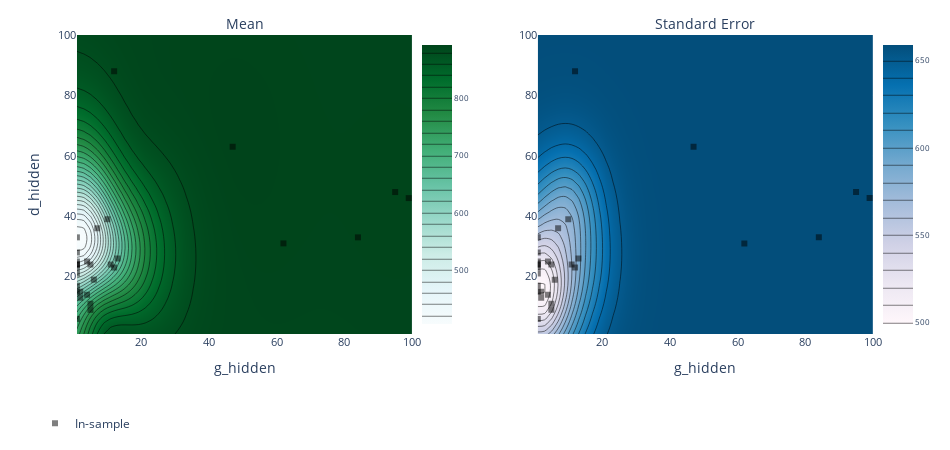
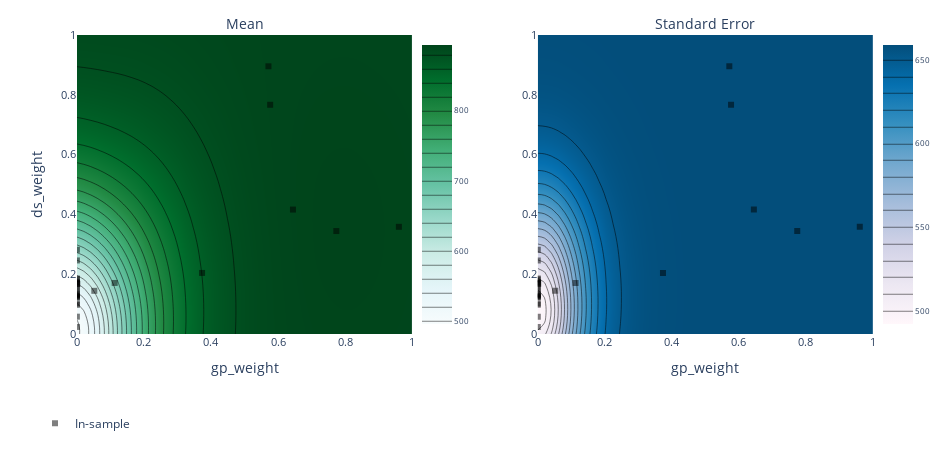
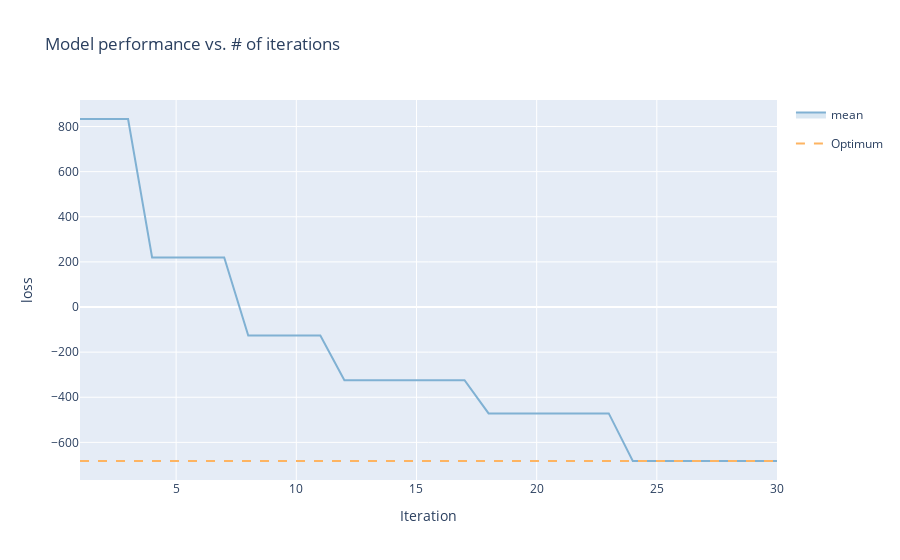

Notebook cell for these charts, in order:
### Code cell
print(f"latent_dim: {cgan.latent_dim}")
print(f"g_hidden: {cgan.g_hidden}")
print(f"d_hidden: {cgan.d_hidden}")
print(f"label_smooth: {cgan.label_smooth}")
print(f"d_dropout: {cgan.d_dropout}")
print(f"gp_weight: {cgan.gp_weight}")
print(f"ds_weight: {cgan.ds_weight}")

display(hyperopt_log(experiment))
hyperparam_plot(exp_model, "g_hidden", "d_hidden")
hyperparam_plot(exp_model, "gp_weight", "ds_weight")
performance_plot(experiment, best_vals)

### Figure 1 — Plotly figure (JSON) as saved in the notebook; plotly's stock layout.template omitted (floating-point values rounded to 4 significant figures; data arrays with more than 128 entries replaced by an {"elided": "..."} marker saying what was removed)
{"data": [{"autocolorscale": false, "autocontour": true, "colorbar": {"tickfont": {"size": 8}, "ticksuffix": "", "x": 0.45, "y": 0.5}, "colorscale": [[0, "rgb(247,252,253)"], [0.125, "rgb(229,245,249)"], [0.25, "rgb(204,236,230)"], [0.375, "rgb(153,216,201)"], [0.5, "rgb(102,194,164)"], [0.625, "rgb(65,174,118)"], [0.75, "rgb(35,139,69)"], [0.875, "rgb(0,109,44)"], [1, "rgb(0,68,27)"]], "contours": {"coloring": "heatmap"}, "hoverinfo": "x+y+z", "ncontours": 25, "type": "contour", "x": [1, 3.02, 5.041, 7.061, 9.082, 11.1, 13.12, 15.14, 17.16, 19.18, 21.2, 23.22, 25.24, 27.27, 29.29, 31.31, 33.33, 35.35, 37.37, 39.39, 41.41, 43.43, 45.45, 47.47, 49.49, 51.51, 53.53, 55.55, 57.57, 59.59, 61.61, 63.63, 65.65, 67.67, 69.69, 71.71, 73.73, 75.76, 77.78, 79.8, 81.82, 83.84, 85.86, 87.88, 89.9, 91.92, 93.94, 95.96, 97.98, 100], "xaxis": "x", "y": [1, 3.02, 5.041, 7.061, 9.082, 11.1, 13.12, 15.14, 17.16, 19.18, 21.2, 23.22, 25.24, 27.27, 29.29, 31.31, 33.33, 35.35, 37.37, 39.39, 41.41, 43.43, 45.45, 47.47, 49.49, 51.51, 53.53, 55.55, 57.57, 59.59, 61.61, 63.63, 65.65, 67.67, 69.69, 71.71, 73.73, 75.76, 77.78, 79.8, 81.82, 83.84, 85.86, 87.88, 89.9, 91.92, 93.94, 95.96, 97.98, 100], "yaxis": "y", "z": {"elided": "50x50 float values"}, "zauto": true, "zmax": 893.2, "zmin": -893.2}, {"autocolorscale": false, "autocontour": true, "colorbar": {"tickfont": {"size": 8}, "ticksuffix": "", "x": 1, "y": 0.5}, "colorscale": [[0, "rgb(255,247,251)"], [0.1429, "rgb(236,231,242)"], [0.2857, "rgb(208,209,230)"], [0.4286, "rgb(166,189,219)"], [0.5714, "rgb(116,169,207)"], [0.7143, "rgb(54,144,192)"], [0.8571, "rgb(5,112,176)"], [1, "rgb(3,78,123)"]], "contours": {"coloring": "heatmap"}, "hoverinfo": "x+y+z", "ncontours": 25, "type": "contour", "x": [1, 3.02, 5.041, 7.061, 9.082, 11.1, 13.12, 15.14, 17.16, 19.18, 21.2, 23.22, 25.24, 27.27, 29.29, 31.31, 33.33, 35.35, 37.37, 39.39, 41.41, 43.43, 45.45, 47.47, 49.49, 51.51, 53.53, 55.55, 57.57, 59.59, 61.61, 63.63, 65.65, 67.67, 69.69, 71.71, 73.73, 75.76, 77.78, 79.8, 81.82, 83.84, 85.86, 87.88, 89.9, 91.92, 93.94, 95.96, 97.98, 100], "xaxis": "x2", "y": [1, 3.02, 5.041, 7.061, 9.082, 11.1, 13.12, 15.14, 17.16, 19.18, 21.2, 23.22, 25.24, 27.27, 29.29, 31.31, 33.33, 35.35, 37.37, 39.39, 41.41, 43.43, 45.45, 47.47, 49.49, 51.51, 53.53, 55.55, 57.57, 59.59, 61.61, 63.63, 65.65, 67.67, 69.69, 71.71, 73.73, 75.76, 77.78, 79.8, 81.82, 83.84, 85.86, 87.88, 89.9, 91.92, 93.94, 95.96, 97.98, 100], "yaxis": "y2", "z": {"elided": "50x50 float values"}}, {"hoverinfo": "text", "legendgroup": "In-sample", "marker": {"color": "black", "opacity": 0.5, "symbol": 1}, "mode": "markers", "name": "In-sample", "text": ["0_0", "1_0", "2_0", "3_0", "4_0", "5_0", "6_0", "7_0", "8_0", "9_0", "10_0", "11_0", "12_0", "13_0", "14_0", "15_0", "16_0", "17_0", "18_0", "19_0", "20_0", "21_0", "22_0", "23_0", "24_0", "25_0", "26_0", "27_0", "28_0"], "type": "scatter", "x": [62, 99, 47, 7, 12, 95, 84, 1, 2, 1, 1, 1, 1, 1, 11, 1, 1, 4, 5, 5, 12, 1, 2, 5, 6, 10, 13, 1, 4], "xaxis": "x", "y": [31, 46, 63, 36, 88, 48, 33, 21, 13, 6, 17, 24, 25, 24, 24, 33, 28, 14, 9, 11, 23, 15, 15, 24, 19, 39, 26, 23, 25], "yaxis": "y"}, {"hoverinfo": "text", "legendgroup": "In-sample", "marker": {"color": "black", "opacity": 0.5, "symbol": 1}, "mode": "markers", "name": "In-sample", "showlegend": false, "text": ["0_0", "1_0", "2_0", "3_0", "4_0", "5_0", "6_0", "7_0", "8_0", "9_0", "10_0", "11_0", "12_0", "13_0", "14_0", "15_0", "16_0", "17_0", "18_0", "19_0", "20_0", "21_0", "22_0", "23_0", "24_0", "25_0", "26_0", "27_0", "28_0"], "type": "scatter", "x": [62, 99, 47, 7, 12, 95, 84, 1, 2, 1, 1, 1, 1, 1, 11, 1, 1, 4, 5, 5, 12, 1, 2, 5, 6, 10, 13, 1, 4], "xaxis": "x2", "y": [31, 46, 63, 36, 88, 48, 33, 21, 13, 6, 17, 24, 25, 24, 24, 33, 28, 14, 9, 11, 23, 15, 15, 24, 19, 39, 26, 23, 25], "yaxis": "y2"}], "layout": {"annotations": [{"font": {"size": 14}, "showarrow": false, "text": "Mean", "x": 0.25, "xanchor": "center", "xref": "paper", "y": 1, "yanchor": "bottom", "yref": "paper"}, {"font": {"size": 14}, "showarrow": false, "text": "Standard Error", "x": 0.8, "xanchor": "center", "xref": "paper", "y": 1, "yanchor": "bottom", "yref": "paper"}], "autosize": false, "height": 450, "hovermode": "closest", "legend": {"orientation": "h", "x": 0, "y": -0.25}, "margin": {"b": 100, "l": 35, "pad": 0, "r": 35, "t": 35}, "width": 950, "xaxis": {"anchor": "y", "autorange": false, "domain": [0.05, 0.45], "exponentformat": "e", "range": [1, 100], "tickfont": {"size": 11}, "tickmode": "auto", "title": {"text": "g_hidden"}, "type": "linear"}, "xaxis2": {"anchor": "y2", "autorange": false, "domain": [0.6, 1], "exponentformat": "e", "range": [1, 100], "tickfont": {"size": 11}, "tickmode": "auto", "title": {"text": "g_hidden"}, "type": "linear"}, "yaxis": {"anchor": "x", "autorange": false, "domain": [0, 1], "exponentformat": "e", "range": [1, 100], "tickfont": {"size": 11}, "tickmode": "auto", "title": {"text": "d_hidden"}, "type": "linear"}, "yaxis2": {"anchor": "x2", "autorange": false, "domain": [0, 1], "exponentformat": "e", "range": [1, 100], "tickfont": {"size": 11}, "tickmode": "auto", "type": "linear"}}}

### Figure 2 — Plotly figure (JSON) as saved in the notebook; plotly's stock layout.template omitted (floating-point values rounded to 4 significant figures; data arrays with more than 128 entries replaced by an {"elided": "..."} marker saying what was removed)
{"data": [{"autocolorscale": false, "autocontour": true, "colorbar": {"tickfont": {"size": 8}, "ticksuffix": "", "x": 0.45, "y": 0.5}, "colorscale": [[0, "rgb(247,252,253)"], [0.125, "rgb(229,245,249)"], [0.25, "rgb(204,236,230)"], [0.375, "rgb(153,216,201)"], [0.5, "rgb(102,194,164)"], [0.625, "rgb(65,174,118)"], [0.75, "rgb(35,139,69)"], [0.875, "rgb(0,109,44)"], [1, "rgb(0,68,27)"]], "contours": {"coloring": "heatmap"}, "hoverinfo": "x+y+z", "ncontours": 25, "type": "contour", "x": [0, 0.02041, 0.04082, 0.06122, 0.08163, 0.102, 0.1224, 0.1429, 0.1633, 0.1837, 0.2041, 0.2245, 0.2449, 0.2653, 0.2857, 0.3061, 0.3265, 0.3469, 0.3673, 0.3878, 0.4082, 0.4286, 0.449, 0.4694, 0.4898, 0.5102, 0.5306, 0.551, 0.5714, 0.5918, 0.6122, 0.6327, 0.6531, 0.6735, 0.6939, 0.7143, 0.7347, 0.7551, 0.7755, 0.7959, 0.8163, 0.8367, 0.8571, 0.8776, 0.898, 0.9184, 0.9388, 0.9592, 0.9796, 1], "xaxis": "x", "y": [0, 0.02041, 0.04082, 0.06122, 0.08163, 0.102, 0.1224, 0.1429, 0.1633, 0.1837, 0.2041, 0.2245, 0.2449, 0.2653, 0.2857, 0.3061, 0.3265, 0.3469, 0.3673, 0.3878, 0.4082, 0.4286, 0.449, 0.4694, 0.4898, 0.5102, 0.5306, 0.551, 0.5714, 0.5918, 0.6122, 0.6327, 0.6531, 0.6735, 0.6939, 0.7143, 0.7347, 0.7551, 0.7755, 0.7959, 0.8163, 0.8367, 0.8571, 0.8776, 0.898, 0.9184, 0.9388, 0.9592, 0.9796, 1], "yaxis": "y", "z": {"elided": "50x50 float values"}, "zauto": true, "zmax": 893.6, "zmin": -893.6}, {"autocolorscale": false, "autocontour": true, "colorbar": {"tickfont": {"size": 8}, "ticksuffix": "", "x": 1, "y": 0.5}, "colorscale": [[0, "rgb(255,247,251)"], [0.1429, "rgb(236,231,242)"], [0.2857, "rgb(208,209,230)"], [0.4286, "rgb(166,189,219)"], [0.5714, "rgb(116,169,207)"], [0.7143, "rgb(54,144,192)"], [0.8571, "rgb(5,112,176)"], [1, "rgb(3,78,123)"]], "contours": {"coloring": "heatmap"}, "hoverinfo": "x+y+z", "ncontours": 25, "type": "contour", "x": [0, 0.02041, 0.04082, 0.06122, 0.08163, 0.102, 0.1224, 0.1429, 0.1633, 0.1837, 0.2041, 0.2245, 0.2449, 0.2653, 0.2857, 0.3061, 0.3265, 0.3469, 0.3673, 0.3878, 0.4082, 0.4286, 0.449, 0.4694, 0.4898, 0.5102, 0.5306, 0.551, 0.5714, 0.5918, 0.6122, 0.6327, 0.6531, 0.6735, 0.6939, 0.7143, 0.7347, 0.7551, 0.7755, 0.7959, 0.8163, 0.8367, 0.8571, 0.8776, 0.898, 0.9184, 0.9388, 0.9592, 0.9796, 1], "xaxis": "x2", "y": [0, 0.02041, 0.04082, 0.06122, 0.08163, 0.102, 0.1224, 0.1429, 0.1633, 0.1837, 0.2041, 0.2245, 0.2449, 0.2653, 0.2857, 0.3061, 0.3265, 0.3469, 0.3673, 0.3878, 0.4082, 0.4286, 0.449, 0.4694, 0.4898, 0.5102, 0.5306, 0.551, 0.5714, 0.5918, 0.6122, 0.6327, 0.6531, 0.6735, 0.6939, 0.7143, 0.7347, 0.7551, 0.7755, 0.7959, 0.8163, 0.8367, 0.8571, 0.8776, 0.898, 0.9184, 0.9388, 0.9592, 0.9796, 1], "yaxis": "y2", "z": {"elided": "50x50 float values"}}, {"hoverinfo": "text", "legendgroup": "In-sample", "marker": {"color": "black", "opacity": 0.5, "symbol": 1}, "mode": "markers", "name": "In-sample", "text": ["0_0", "1_0", "2_0", "3_0", "4_0", "5_0", "6_0", "7_0", "8_0", "9_0", "10_0", "11_0", "12_0", "13_0", "14_0", "15_0", "16_0", "17_0", "18_0", "19_0", "20_0", "21_0", "22_0", "23_0", "24_0", "25_0", "26_0", "27_0", "28_0"], "type": "scatter", "x": [0.9606, 0.6446, 0.3734, 0.00135, 0.774, 0.5765, 0.5714, 0, 0, 1.063e-17, 9.391e-17, 0, 0.1127, 0, 0, 1.892e-16, 3.439e-16, 4.566e-09, 1.413e-11, 1.825e-11, 1.546e-11, 3.535e-14, 0.05195, 1.269e-13, 0, 1.609e-17, 0, 0, 0], "xaxis": "x", "y": [0.3585, 0.4161, 0.2043, 0.1677, 0.3444, 0.7667, 0.8953, 0.1505, 0.02361, 0.246, 0.1321, 0.1685, 0.1707, 0.1715, 0.1825, 0.09748, 0.2817, 0.1327, 0.1299, 0.1243, 0.1221, 0.1519, 0.1444, 0.1261, 0.1855, 0.1694, 0.058, 0.173, 0.1022], "yaxis": "y"}, {"hoverinfo": "text", "legendgroup": "In-sample", "marker": {"color": "black", "opacity": 0.5, "symbol": 1}, "mode": "markers", "name": "In-sample", "showlegend": false, "text": ["0_0", "1_0", "2_0", "3_0", "4_0", "5_0", "6_0", "7_0", "8_0", "9_0", "10_0", "11_0", "12_0", "13_0", "14_0", "15_0", "16_0", "17_0", "18_0", "19_0", "20_0", "21_0", "22_0", "23_0", "24_0", "25_0", "26_0", "27_0", "28_0"], "type": "scatter", "x": [0.9606, 0.6446, 0.3734, 0.00135, 0.774, 0.5765, 0.5714, 0, 0, 1.063e-17, 9.391e-17, 0, 0.1127, 0, 0, 1.892e-16, 3.439e-16, 4.566e-09, 1.413e-11, 1.825e-11, 1.546e-11, 3.535e-14, 0.05195, 1.269e-13, 0, 1.609e-17, 0, 0, 0], "xaxis": "x2", "y": [0.3585, 0.4161, 0.2043, 0.1677, 0.3444, 0.7667, 0.8953, 0.1505, 0.02361, 0.246, 0.1321, 0.1685, 0.1707, 0.1715, 0.1825, 0.09748, 0.2817, 0.1327, 0.1299, 0.1243, 0.1221, 0.1519, 0.1444, 0.1261, 0.1855, 0.1694, 0.058, 0.173, 0.1022], "yaxis": "y2"}], "layout": {"annotations": [{"font": {"size": 14}, "showarrow": false, "text": "Mean", "x": 0.25, "xanchor": "center", "xref": "paper", "y": 1, "yanchor": "bottom", "yref": "paper"}, {"font": {"size": 14}, "showarrow": false, "text": "Standard Error", "x": 0.8, "xanchor": "center", "xref": "paper", "y": 1, "yanchor": "bottom", "yref": "paper"}], "autosize": false, "height": 450, "hovermode": "closest", "legend": {"orientation": "h", "x": 0, "y": -0.25}, "margin": {"b": 100, "l": 35, "pad": 0, "r": 35, "t": 35}, "width": 950, "xaxis": {"anchor": "y", "autorange": false, "domain": [0.05, 0.45], "exponentformat": "e", "range": [0, 1], "tickfont": {"size": 11}, "tickmode": "auto", "title": {"text": "gp_weight"}, "type": "linear"}, "xaxis2": {"anchor": "y2", "autorange": false, "domain": [0.6, 1], "exponentformat": "e", "range": [0, 1], "tickfont": {"size": 11}, "tickmode": "auto", "title": {"text": "gp_weight"}, "type": "linear"}, "yaxis": {"anchor": "x", "autorange": false, "domain": [0, 1], "exponentformat": "e", "range": [0, 1], "tickfont": {"size": 11}, "tickmode": "auto", "title": {"text": "ds_weight"}, "type": "linear"}, "yaxis2": {"anchor": "x2", "autorange": false, "domain": [0, 1], "exponentformat": "e", "range": [0, 1], "tickfont": {"size": 11}, "tickmode": "auto", "type": "linear"}}}

### Figure 3 — Plotly figure (JSON) as saved in the notebook; plotly's stock layout.template omitted (floating-point values rounded to 4 significant figures)
{"data": [{"hoverinfo": "none", "legendgroup": "", "line": {"width": 0}, "mode": "lines", "showlegend": false, "type": "scatter", "x": [1, 2, 3, 4, 5, 6, 7, 8, 9, 10, 11, 12, 13, 14, 15, 16, 17, 18, 19, 20, 21, 22, 23, 24, 25, 26, 27, 28, 29, 30], "y": [833.4, 833.4, 833.4, 219.6, 219.6, 219.6, 219.6, -126.1, -126.1, -126.1, -126.1, -324.8, -324.8, -324.8, -324.8, -324.8, -324.8, -471.7, -471.7, -471.7, -471.7, -471.7, -471.7, -682.6, -682.6, -682.6, -682.6, -682.6, -682.6, -682.6]}, {"fill": "tonexty", "fillcolor": "rgba(128,177,211,0.3)", "legendgroup": "mean", "line": {"color": "rgba(128,177,211,1)"}, "mode": "lines", "name": "mean", "type": "scatter", "x": [1, 2, 3, 4, 5, 6, 7, 8, 9, 10, 11, 12, 13, 14, 15, 16, 17, 18, 19, 20, 21, 22, 23, 24, 25, 26, 27, 28, 29, 30], "y": [833.4, 833.4, 833.4, 219.6, 219.6, 219.6, 219.6, -126.1, -126.1, -126.1, -126.1, -324.8, -324.8, -324.8, -324.8, -324.8, -324.8, -471.7, -471.7, -471.7, -471.7, -471.7, -471.7, -682.6, -682.6, -682.6, -682.6, -682.6, -682.6, -682.6]}, {"fill": "tonexty", "fillcolor": "rgba(128,177,211,0.3)", "hoverinfo": "none", "legendgroup": "", "line": {"width": 0}, "mode": "lines", "showlegend": false, "type": "scatter", "x": [1, 2, 3, 4, 5, 6, 7, 8, 9, 10, 11, 12, 13, 14, 15, 16, 17, 18, 19, 20, 21, 22, 23, 24, 25, 26, 27, 28, 29, 30], "y": [833.4, 833.4, 833.4, 219.6, 219.6, 219.6, 219.6, -126.1, -126.1, -126.1, -126.1, -324.8, -324.8, -324.8, -324.8, -324.8, -324.8, -471.7, -471.7, -471.7, -471.7, -471.7, -471.7, -682.6, -682.6, -682.6, -682.6, -682.6, -682.6, -682.6]}, {"line": {"color": "rgba(253,180,98,1)", "dash": "dash"}, "mode": "lines", "name": "Optimum", "type": "scatter", "x": [1, 30], "y": [-682.6, -682.6]}], "layout": {"showlegend": true, "title": {"text": "Model performance vs. # of iterations"}, "xaxis": {"title": {"text": "Iteration"}}, "yaxis": {"title": {"text": "loss"}}}}
